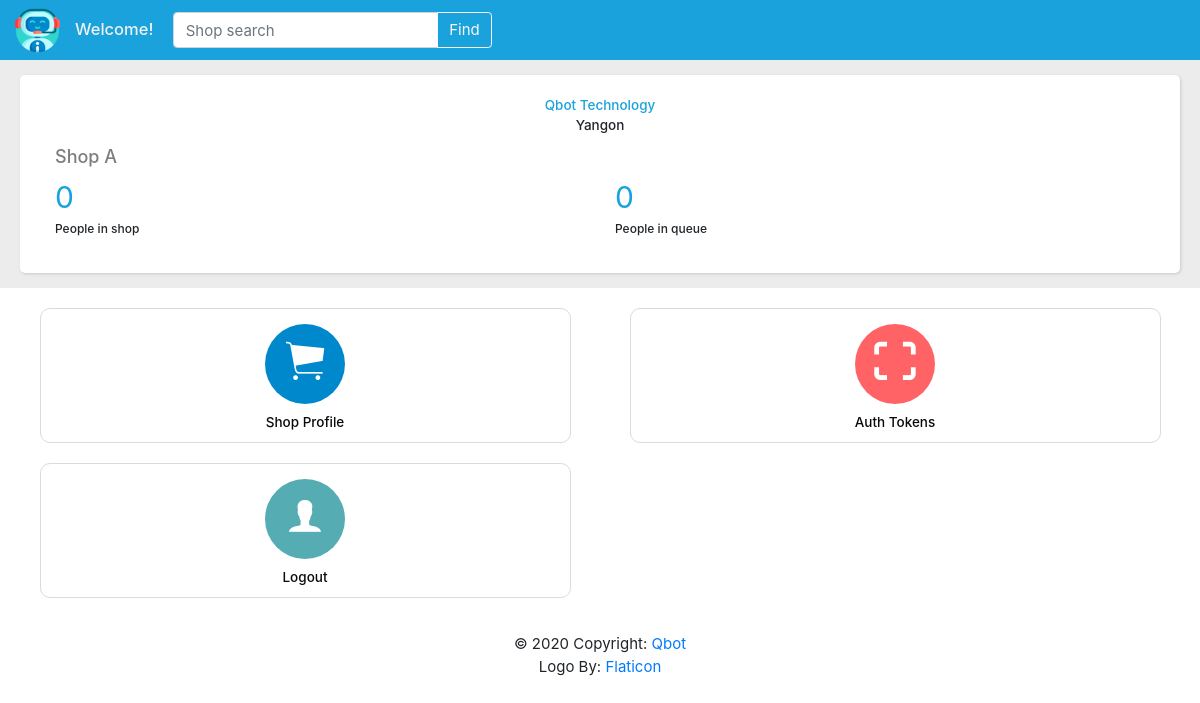
The page / (signed in) on the database as committed earlier.
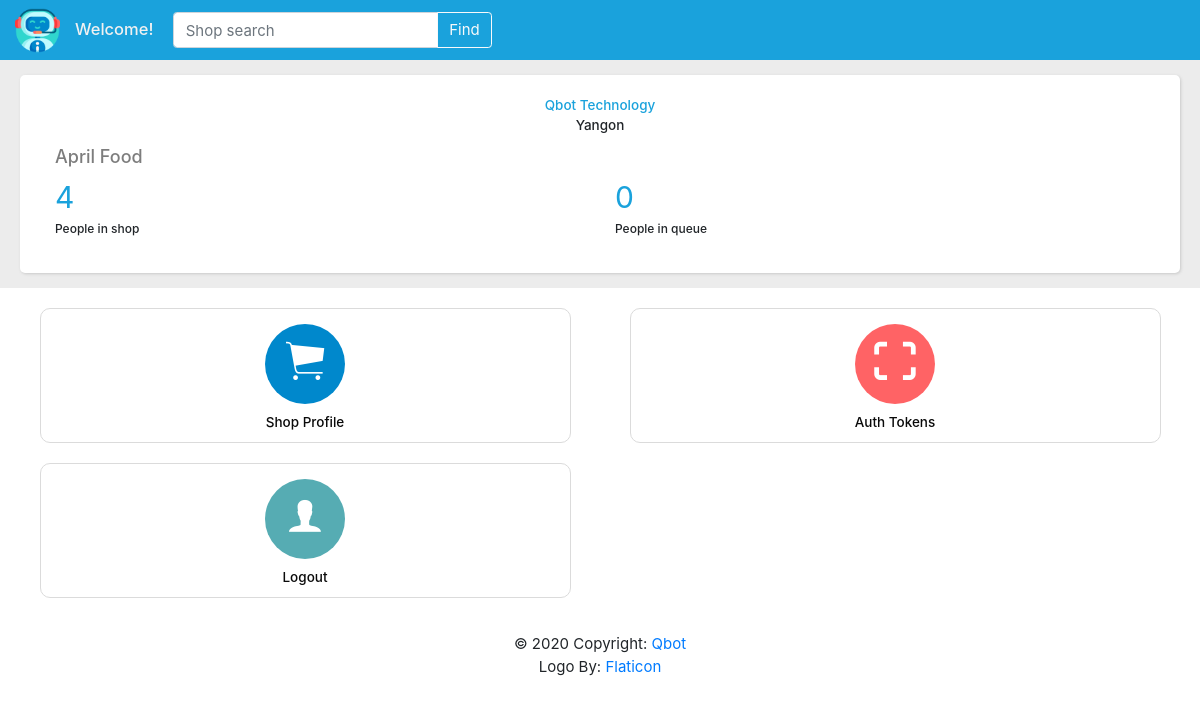
The same page on the database as committed later.
### mainapp/models.py (models this page shows, shortened)
class Shop(models.Model):
    BLANK = ''
    INT_BLANK = 0
    user = models.ForeignKey(User, on_delete=models.CASCADE, related_name='shops', blank=True, null=True)
    name = models.CharField(max_length=128, blank=True)
    shop_type = models.CharField(max_length=64, blank=True)
    capacity = models.PositiveIntegerField(default=INT_BLANK)
    phone_number = models.CharField(max_length=12, blank=True)
    address = models.CharField(max_length=256, blank=True)
    logo = models.ImageField(upload_to=get_upload_path ,default='mainapp/logos/default.png')

### mainapp/views.py (the view, shortened to what this page needs)
# urls.py: path("", views.index, name="index"),
def index(request):
    shop = Shop.objects.get(user=request.user)
    in_serving, in_queue = get_num_customer(shop.id)
    context = {
        "user": request.user,
        "shop": shop,
        "in_serving": in_serving,
        "in_queue": in_queue,
    }
    return render(request, "mainapp/index.html", context)

### mainapp/views.py (called while the page is built)
def get_num_customer(shop_id):
    shop = get_object_or_404(Shop, pk=shop_id)
    queues = shop.queue_set.filter(Q(status=Queue.Status.QUEUE)
        | Q(status=Queue.Status.BOOK))
    servings = shop.queue_set.filter(Q(status=Queue.Status.SERVING)
        | Q(status=Queue.Status.ONCALL))
    return len(servings), len(queues)

### mainapp/templates/mainapp/index.html (shortened to what this page needs)
{% extends "mainapp/base_index.html" %}
{% load static%}
{% block body %}
    <div class="container-custom no-gutters">
        {% if user.username %}
        <a id="to-owner-shop" style="text-decoration: none;">
            <div class="card-info">
                <div class="home-queue-info">
                    <div class="home-quebook-info col-sm-12">
                        <p class="h-queue-block main-color">Qbot Technology</p>
                        <p class="h-queue-block">Yangon</p>
                        <h4>{{ shop.name }}</h4>
                        <div class="row">
                            <div class="col-6 no-gutters">
                            <p class="h-counter-text">{{ in_serving }}</p>
                            <p class="h-counter-info">People in shop</p>
                            </div>
                            <div class="col-6 no-gutters">
                            <p class="h-counter-text">{{ in_queue }}</p>
                            <p class="h-counter-info">People in queue</p>
                            </div>
                        </div>
                    </div>
                </div>
            </div>
        </a>
        {% endif %}
        <div class="main-menu row no-gutters">
            {% if phone_number %}
            <div class="menu-item col-6">
                <a href="{% url 'shop_list' %}">
                <div class="item-detail">
                    <i class="ion-ios-cart item-color1"></i>
                    <p>Shop List</p>
                </div>
                </a>
            </div>
            <div class="menu-item col-6">
                <a href="{% url 'tokens' %}">
                <div class="item-detail">
                    <i class="ion-ios-bookmarks item-color2"></i>
                    <p>Your Tokens</p>
                </div>
                </a>
            </div>
            <div class="menu-item col-6">
                <a href="{% url 'register_phone' 'index' %}">
                <div class="item-detail">
                    <i class="ion-ios-telephone item-color5"></i>
                    {% if phone_number %}
                        <p>Ph: {{ phone_number }}</p>
                    {% else %}
                        <p>Add Phone Number</p>
                    {% endif %}
                </div>
                </a>
            </div>
            {% else %}
            <div class="menu-item col-6">
                <a href="{% url 'shop_profile' %}">
                <div class="item-detail">
                    <i class="ion-ios-cart item-color3"></i>
                    <p>Shop Profile</p>
                </div>
                </a>
            </div>
            <div class="menu-item col-6">
                <a href="{% url 'auth_token' %}">
                <div class="item-detail">
                    <i class="ion-qr-scanner item-color2"></i>
                    <p>Auth Tokens</p>
                </div>
                </a>
            </div>
            {% endif %}
            <div class="menu-item col-6">
                <a href="{% url 'logout' %}">
                <div class="item-detail">
                    <i class="ion-ios-person item-color4"></i>
                    <p>Logout</p>
                </div>
                </a>
            </div>
        </div>
    </div>
{% endblock %}

Rows that differ between the two databases and show on the page:
changed Shop: name "Shop A" → "April Food"
Other text that changed with them:
{{ in_serving }}: "0" → "4"
